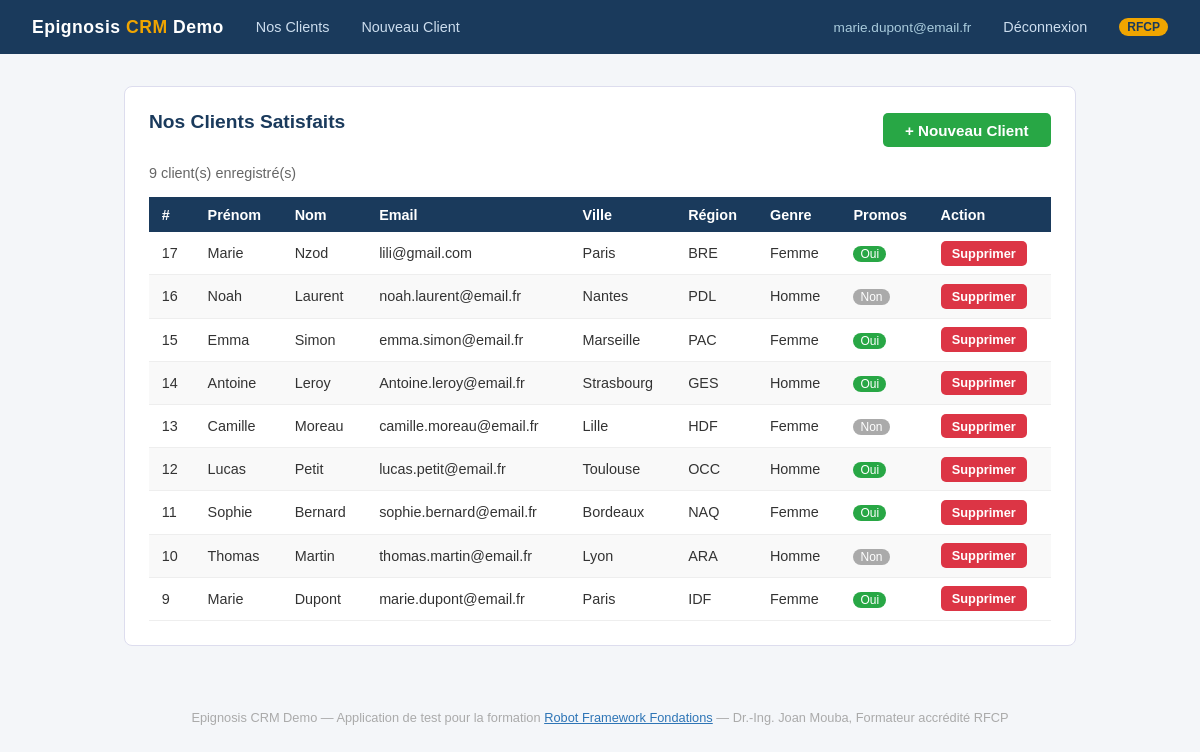
The page /customers (signed in) on the database its author committed.
### tables this page shows
CREATE TABLE customers (
                id        INTEGER PRIMARY KEY AUTOINCREMENT,
                email     TEXT NOT NULL,
                firstname TEXT NOT NULL,
                lastname  TEXT NOT NULL,
                city      TEXT NOT NULL,
                region    TEXT NOT NULL,
                gender    TEXT NOT NULL,
                promos    INTEGER NOT NULL DEFAULT 0
            );

### app.py (the view)
@app.route("/customers")
def customers():
    if not session.get("logged_in"):
        return redirect(url_for("signin"))
    with get_db() as conn:
        rows = conn.execute("SELECT * FROM customers ORDER BY id DESC").fetchall()
    return render_template("customers.html", customers=rows)

### app.py (called while the page is built)
def get_db():
    conn = sqlite3.connect(DB)
    conn.row_factory = sqlite3.Row
    return conn

### templates/customers.html
{% extends "base.html" %}
{% block content %}
<div class="card">
  <div style="display:flex; align-items:center; justify-content:space-between; margin-bottom:1rem;">
    <h2>Nos Clients Satisfaits</h2>
    <a href="/new-customer" id="new-customer" class="btn btn-success">+ Nouveau Client</a>
  </div>
  <p style="color:#666; margin-bottom:1rem; font-size:.9rem;">
    {{ customers|length }} client(s) enregistré(s)
  </p>
  {% if customers %}
  <table>
    <thead>
      <tr>
        <th>#</th>
        <th>Prénom</th>
        <th>Nom</th>
        <th>Email</th>
        <th>Ville</th>
        <th>Région</th>
        <th>Genre</th>
        <th>Promos</th>
        <th>Action</th>
      </tr>
    </thead>
    <tbody>
      {% for c in customers %}
      <tr>
        <td>{{ c.id }}</td>
        <td>{{ c.firstname }}</td>
        <td>{{ c.lastname }}</td>
        <td>{{ c.email }}</td>
        <td>{{ c.city }}</td>
        <td>{{ c.region }}</td>
        <td>{{ "Femme" if c.gender == "female" else "Homme" }}</td>
        <td>
          {% if c.promos %}
            <span class="badge-promo">Oui</span>
          {% else %}
            <span class="badge-no">Non</span>
          {% endif %}
        </td>
        <td>
          <form method="POST" action="/delete-customer/{{ c.id }}"
                onsubmit="return confirm('Supprimer ce client ?')">
            <button type="submit" class="btn btn-danger">Supprimer</button>
          </form>
        </td>
      </tr>
      {% endfor %}
    </tbody>
  </table>
  {% else %}
  <p style="color:#999; text-align:center; padding:2rem;">Aucun client pour le moment.</p>
  {% endif %}
</div>
{% endblock %}

### templates/base.html (shortened to what this page needs)
<!DOCTYPE html>
<html lang="fr">
<head>
</head>
<body>
<nav>
  <a class="brand" href="/">Epignosis <span>CRM</span> Demo</a>
  {% if session.logged_in %}
    <a href="/customers">Nos Clients</a>
    <a href="/new-customer" id="new-customer">Nouveau Client</a>
    <span style="font-size:.85rem; color:#acd">{{ session.email }}</span>
    <a href="/signout">Déconnexion</a>
  {% else %}
    <span class="spacer"></span>
    <a href="/signin">Sign In</a>
  {% endif %}
  <span class="badge">RFCP</span>
</nav>
<main>
  {% block content %}{% endblock %}
</main>
<footer>
  Epignosis CRM Demo &mdash; Application de test pour la formation
  <a href="https://epignosiscenter.podia.com" target="_blank">Robot Framework Fondations</a>
  &mdash; Dr.-Ing. Joan Mouba, Formateur accrédité RFCP
</footer>
</body>
</html>

### templates/base.html (style rules this page uses)
*, *::before, *::after { box-sizing: border-box; margin: 0; padding: 0; }
body { font-family: Arial, sans-serif; background: #f4f6f9; color: #333; min-height: 100vh; }
nav { background: #1a3a5c; color: #fff; padding: 0 2rem; display: flex; align-items: center; height: 54px; gap: 2rem; }
nav .brand { font-size: 1.1rem; font-weight: bold; letter-spacing: .5px; color: #fff; text-decoration: none; }
nav .brand span { color: #f0a500; }
nav a { color: #cde; text-decoration: none; font-size: .9rem; }
nav .badge { background: #f0a500; color: #1a3a5c; font-size: .75rem; font-weight: bold; padding: 2px 8px; border-radius: 10px; }
main { max-width: 1000px; margin: 2rem auto; padding: 0 1.5rem; }
.card { background: #fff; border-radius: 8px; padding: 1.5rem; border: 1px solid #dde; margin-bottom: 1.5rem; }
.card h2 { font-size: 1.2rem; color: #1a3a5c; margin-bottom: 1rem; }
.btn { display: inline-block; padding: .55rem 1.4rem; border-radius: 5px; font-size: .95rem; font-weight: bold; cursor: pointer; border: none; text-decoration: none; }
.btn-success { background: #28a745; color: #fff; }
.btn-danger { background: #dc3545; color: #fff; font-size: .8rem; padding: .3rem .7rem; }
table { width: 100%; border-collapse: collapse; font-size: .9rem; }
th { background: #1a3a5c; color: #fff; padding: .6rem .8rem; text-align: left; }
td { padding: .55rem .8rem; border-bottom: 1px solid #eee; }
tr:nth-child(even) td { background: #f9f9f9; }
.badge-promo { background: #28a745; color: #fff; font-size: .75rem; padding: 1px 7px; border-radius: 10px; }
.badge-no { background: #aaa; color: #fff; font-size: .75rem; padding: 1px 7px; border-radius: 10px; }
footer { text-align: center; color: #aaa; font-size: .8rem; padding: 2rem 0; margin-top: 2rem; }
footer a { color: #2e75b6; }

### rows shown on the page
customers: email "marie.dupont@email.fr", id "9", firstname "Marie", lastname "Dupont", city "Paris", region "IDF", gender "Femme", promos "Oui"
customers: id "17", firstname "Marie", lastname "Nzod", email "lili@gmail.com", city "Paris", region "BRE", gender "Femme", promos "Oui"
customers: id "16", firstname "Noah", lastname "Laurent", email "noah.laurent@email.fr", city "Nantes", region "PDL", gender "Homme", promos "Non"
customers: id "15", firstname "Emma", lastname "Simon", email "emma.simon@email.fr", city "Marseille", region "PAC", gender "Femme", promos "Oui"
customers: id "14", firstname "Antoine", lastname "Leroy", email "Antoine.leroy@email.fr", city "Strasbourg", region "GES", gender "Homme", promos "Oui"
customers: id "13", firstname "Camille", lastname "Moreau", email "camille.moreau@email.fr", city "Lille", region "HDF", gender "Femme", promos "Non"
customers: id "12", firstname "Lucas", lastname "Petit", email "lucas.petit@email.fr", city "Toulouse", region "OCC", gender "Homme", promos "Oui"
customers: id "11", firstname "Sophie", lastname "Bernard", email "sophie.bernard@email.fr", city "Bordeaux", region "NAQ", gender "Femme", promos "Oui"
customers: id "10", firstname "Thomas", lastname "Martin", email "thomas.martin@email.fr", city "Lyon", region "ARA", gender "Homme", promos "Non"

### other values the page prints
{{ customers|length }} "9"
